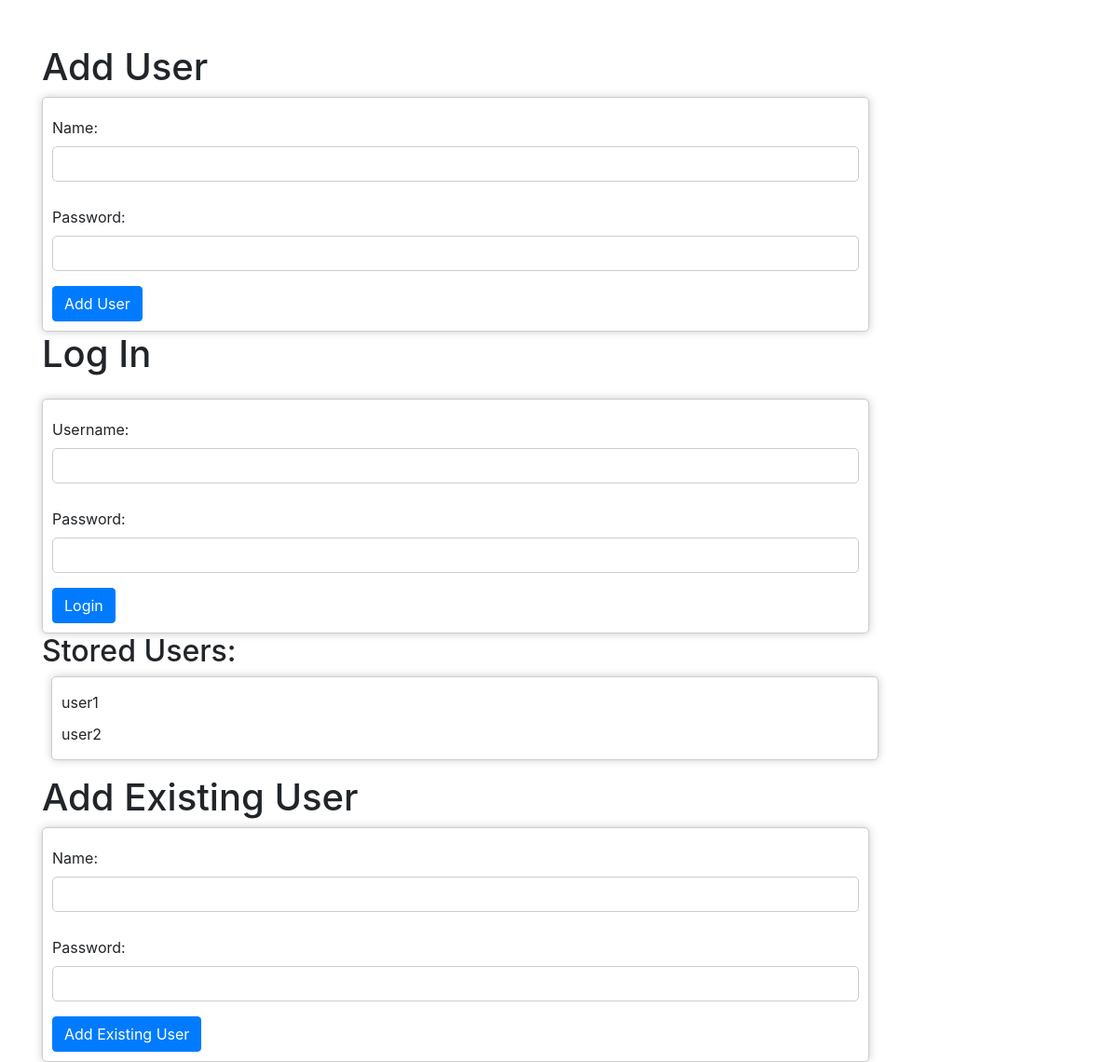
Before: / with the older database file.
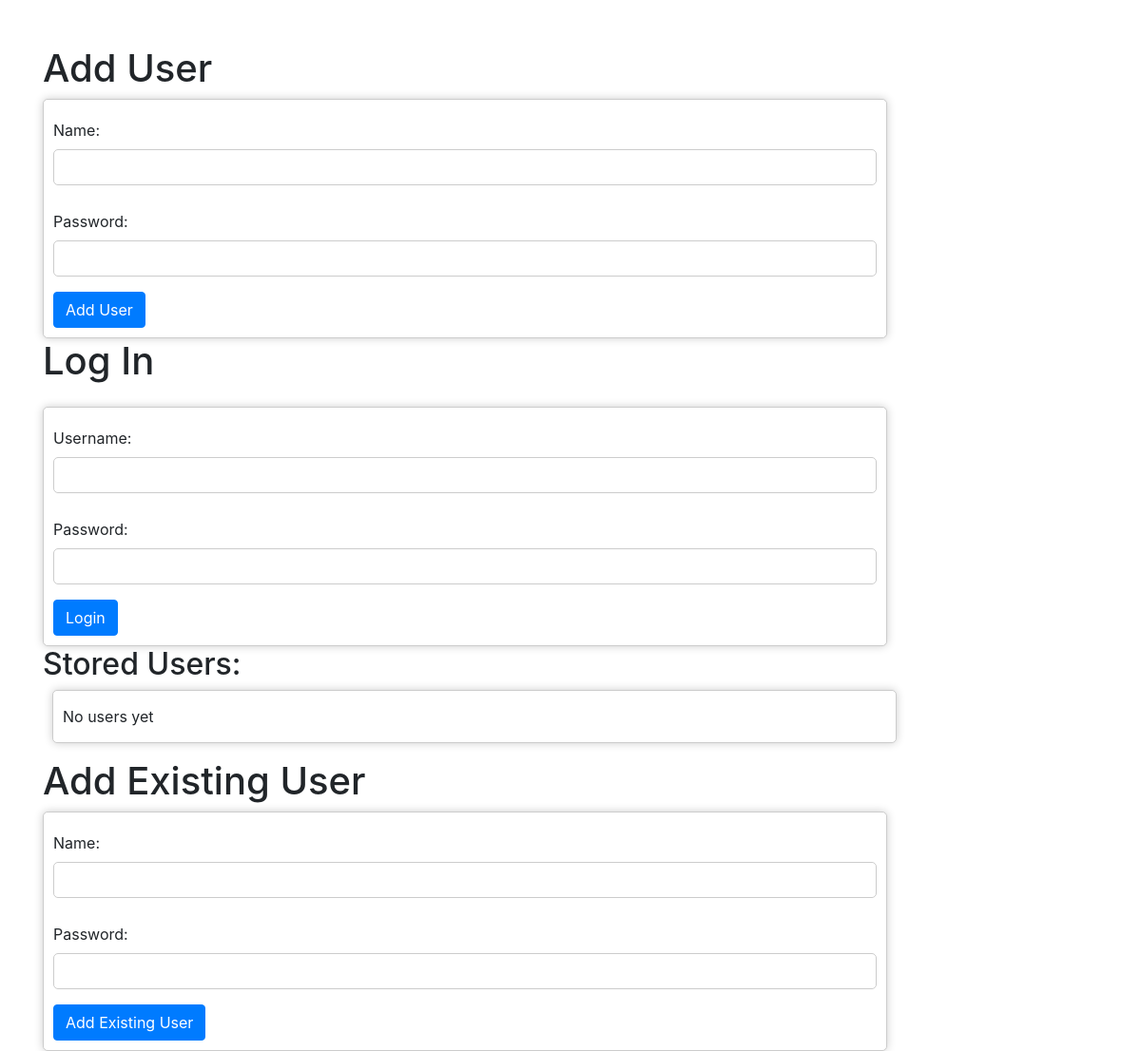
After: the same page with the newer database file.
### tables this page shows
CREATE TABLE User (
    id INTEGER PRIMARY KEY,
    name TEXT UNIQUE,
    password TEXT
);

### client.py (the view)
@app.route('/')
def index():
    return display_users()

### client.py (called while the page is built)
def get_db():
    db = getattr(g, '_database', None)
    if db is None:
        db = g._database = sqlite3.connect(DATABASE_FILE)
    return db

def get_cursor():
    return get_db().cursor()

def display_users():
    cursor = get_cursor()
    cursor.execute("SELECT name FROM User")
    users = cursor.fetchall()
    if not users:
        message = session.pop('message', '')
        return render_template('index.html', user=None,message=message)
    else:
        if 'username' in session:
            return redirect(url_for('user_page'))
        else:
            message = session.pop('message', '')
            return render_template('index.html', users=[user[0] for user in users],message = message)

### templates/index.html (shortened to what this page needs)
<!DOCTYPE html>
<html lang="en">
<head>
    <link rel="stylesheet" type="text/css" href="{{ url_for('static', filename='style.css') }}">
    <link rel="stylesheet" href="https://maxcdn.bootstrapcdn.com/bootstrap/4.5.2/css/bootstrap.min.css">
</head>
<body>
    <div class="container mt-5">
        <h1>Add User</h1>
        <form method="POST" action="/add_user">
            <div class="form-group">
                <label for="name">Name:</label>
                <input type="text" class="form-control" id="name" name="name" required>
            </div>
            <div class="form-group">
                <label for="password">Password:</label>
                <input type="password" class="form-control" id="password" name="password" required>
            </div>
            <button type="submit" class="btn btn-primary">Add User</button>
        </form>
        <h1> Log In </h1>
        <form method="POST" action="/log_in" class="mt-4">
	    <div class="form-group">
		<label for="username">Username:</label>
		<input type="text" class="form-control" id="username" name="username" required>
	    </div>
	    <div class="form-group">
		<label for="password">Password:</label>
		<input type="password" class="form-control" id="password" name="password" required>
	    </div>
	    <button type="submit" class="btn btn-primary" id="loginButton">Login</button>
	</form>
	<h2>Stored Users:</h2>
    <ul>
        {% if users %}
            {% for user in users %}
                <li>{{ user }}</li>
            {% endfor %}
        {% else %}
            <li>No users yet</li>
        {% endif %}
    </ul>
    <h1>Add Existing User</h1>
        <form method="POST" action="/add_existing_user">
            <div class="form-group">
                <label for="name">Name:</label>
                <input type="text" class="form-control" id="name" name="name" required>
            </div>
            <div class="form-group">
                <label for="password">Password:</label>
                <input type="password" class="form-control" id="password" name="password" required>
            </div>
            <button type="submit" class="btn btn-primary">Add Existing User</button>
        </form>
    </div>
</body>
</html>

### static/style.css (style rules this page uses)
body { font-family: Arial, sans-serif; background-color: #f5f5f5; margin: 0; padding: 0; display: flex; flex-direction: column; align-items: center; text-align: center; }
h1 { margin-top: 20px; font-size: 24px; }
ul { background-color: #fff; border: 1px solid #ccc; border-radius: 5px; box-shadow: 0 0 10px rgba(0, 0, 0, 0.2); max-width: 80%; margin: 10px; padding: 10px; list-style: none; text-align: left; }
li { padding: 5px 0; }
h2 { margin: 20px 0 10px; font-size: 18px; }
form { background-color: #fff; border: 1px solid #ccc; border-radius: 5px; box-shadow: 0 0 10px rgba(0, 0, 0, 0.2); max-width: 80%; padding: 10px; }
label, input { display: block; margin: 10px 0; }
input[type="text"], input[type="password"] { width: 100%; padding: 10px; border: 1px solid #ccc; border-radius: 5px; }
button { background-color: #007bff; color: #fff; border: none; border-radius: 5px; padding: 10px 20px; cursor: pointer; font-size: 16px; }

Changed rows visible on the page:
removed User: name "user1"
removed User: name "user2"
Other visible differences:
text now shown: "No users yet"
